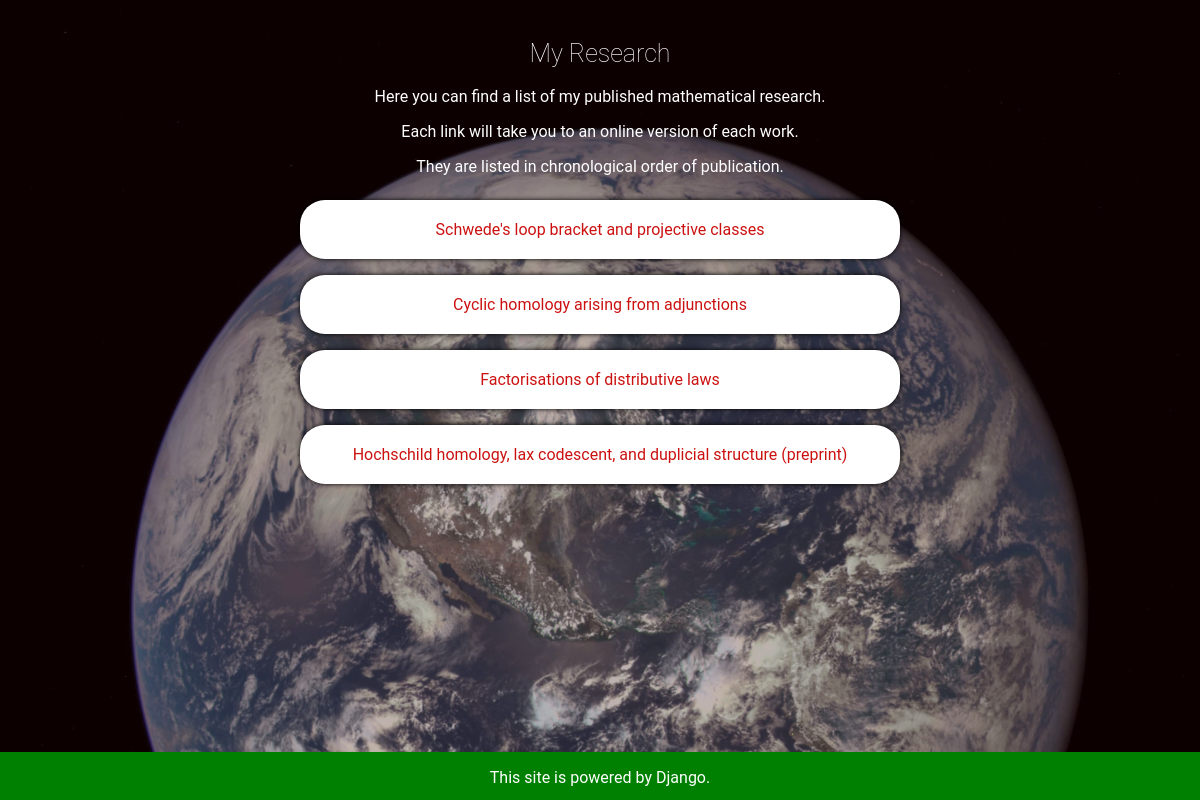
Before: /research/ with the older database file.
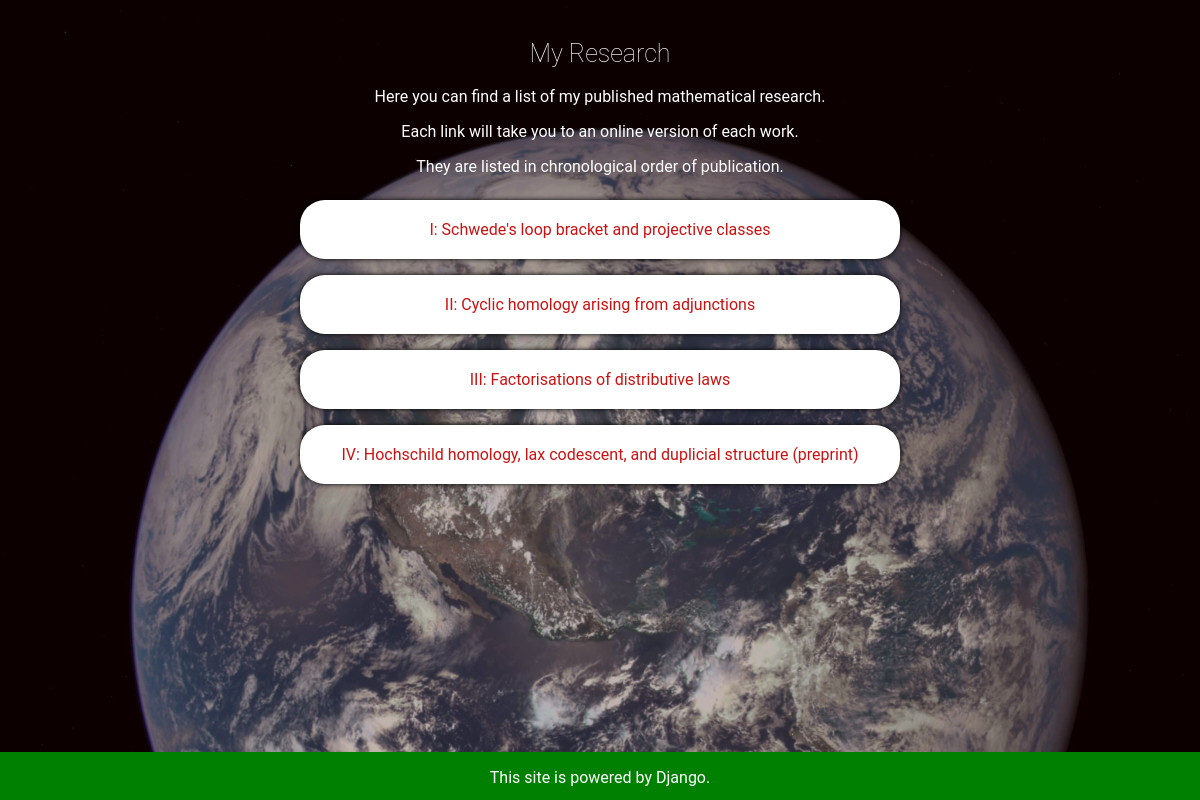
After: the same page with the newer database file.
### research/models.py (models this page shows, shortened)
@python_2_unicode_compatible
class Paper(models.Model):
    doi = models.CharField(max_length=200, blank=True, null=True)
    title = models.CharField(max_length=500)
    coauthors = models.ManyToManyField(Coauthor, blank=True, null=True)
    publish_date = models.DateField('date published', blank=True, null=True)
    address = models.URLField(max_length=200)

### research/views.py (the view)
# urls.py: url(r'^research/', include('research.urls', namespace="research")),
def research(request):
    latest_papers = Paper.objects.order_by('publish_date')
    context = {'latest_papers': latest_papers,
    }
    return render(request, 'research/index.html', context)

### research/templates/research/index.html (shortened to what this page needs)
{% load staticfiles %}
<!DOCTYPE HTML>
<html>
<head>
<link rel="stylesheet" type="text/css"
      href="{%  static 'research/index.css' %}"/>
</head>
<div id="wrapper">
<div id="about">
    <div class="container">
        <h2>My Research</h2>
        <p>
Here you can find
a list of my published mathematical research.
        </p>
        <p>Each link
will take you to an online version of each work.
        </p>
        <p>They are
listed in chronological order of publication.
        </p>
        <p>
            {% for paper in latest_papers %}
                <a target ="_blank" href="{{ paper.address }}">{{ paper.title }}</a>
            {% endfor %}
        </p>
    <br/></div>
</div>
<div id="footer">
    <div class="container">
        <p>This site is powered by Django.</p>
    </div>
</div>
</div>
</html>

### research/static/research/index.css (style rules this page uses)
html { font-family: Roboto, Helvetica, Arial, sans-serif; color: white; }
html, body { margin:0; padding:0; height:100%; }
#wrapper { min-height:100%; position:relative; }
#about { text-align: center; padding-bottom: 3em; background-size: cover; }
#about { text-align: center; font-family: Roboto, sans-serif; padding: 20px 5%; color: white; }
#about h2 { font-weight: 200; font-size: 25px; line-height: 1em; text-align: center; }
#footer { background:green; width:100%; height: 3em; position:absolute; bottom:0; left:0; text-align: center; background-color: green; background-size: cover; }
#about a { clear: both; display: inline-block; text-decoration: none; padding: 20px 5%; color: #cc1111; background-color: white; background-size: cover; width: 75%; margin: 1% 0%; box-sizing: border-box; box-shadow: black 0 0 5px; border-radius: 25px; }
.container { margin: auto; max-width: 800px; }
html { background-image: linear-gradient( rgba(40, 0, 0, 0.3), rgba(40, 0, 0, 0.3) ), url(earth.jpg); background-size: cover; }

Changed rows visible on the page:
changed Paper: title "Schwede's loop bracket and projective classes" → "I: Schwede's loop bracket and projective classes"
changed Paper: title "Cyclic homology arising from adjunctions" → "II: Cyclic homology arising from adjunctions"
changed Paper: title "Factorisations of distributive laws" → "III: Factorisations of distributive laws"
changed Paper: title "Hochschild homology, lax codescent, and duplicial structure (preprint)" → "IV: Hochschild homology, lax codescent, and duplicial structure (preprint)"
